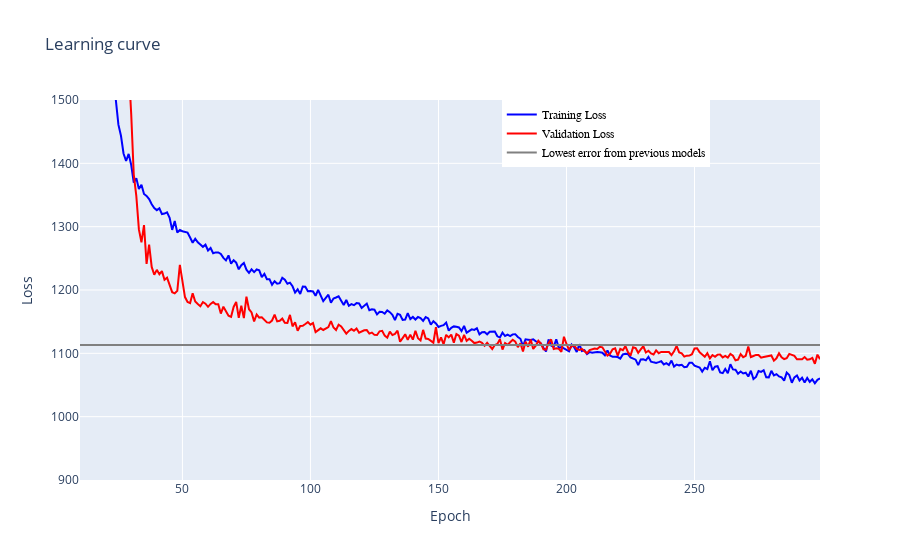

Notebook source saved alongside this figure:
### Code cell
DNN_plot_loss(history,starting_epoch=10, previous_val_loss=previous_val_loss)

### Figure 1 — Plotly figure (JSON) as saved in the notebook; plotly's stock layout.template omitted (floating-point values rounded to 4 significant figures; data arrays with more than 128 entries replaced by an {"elided": "..."} marker saying what was removed)
{"data": [{"marker": {"color": "blue", "opacity": 0.5, "size": 5}, "mode": "lines", "name": "Training Loss", "type": "scatter", "x": {"elided": "290 int values"}, "y": {"elided": "290 float values"}}, {"marker": {"color": "red", "opacity": 0.5, "size": 5}, "mode": "lines", "name": "Validation Loss", "type": "scatter", "x": {"elided": "290 int values"}, "y": {"elided": "290 float values"}}, {"marker": {"color": "grey", "size": 5}, "mode": "lines", "name": "Lowest error from previous models", "type": "scatter", "x": {"elided": "290 int values"}, "y": {"elided": "290 float values"}}], "layout": {"legend": {"font": {"color": "black", "family": "sans-serif", "size": 12}, "traceorder": "normal", "x": 0.57, "y": 1}, "title": {"text": "Learning curve"}, "xaxis": {"range": [10, 299], "title": {"text": "Epoch"}}, "yaxis": {"range": [900, 1500], "title": {"text": "Loss"}}}}
